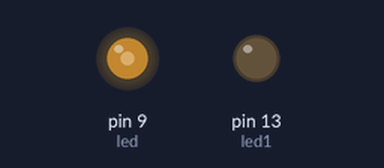
Bench run of a sketch on a simulated Arduino Uno, built with avr-gcc and run on an emulated ATmega328P. Parts: output pins drawn as LEDs (lit = HIGH).

Above: at 0.05 s.
At 6.55 s:
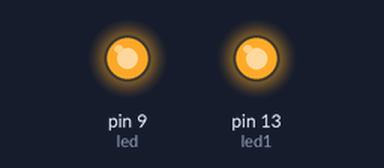
At 11.55 s:
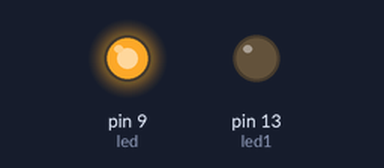
At 23.15 s:
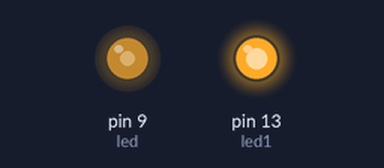
Timing chart, 0 to 30.6 s (numbered marks = the images above):
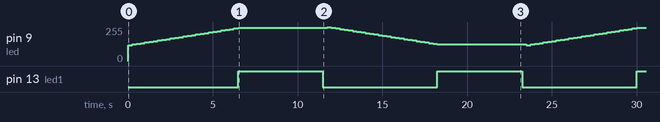

Measured:
- by itself, pin 13 (led1): alternates HIGH for 5.0 s and LOW for 6.8 s

The sketch:

fade_pwm_control3b.ino
```cpp
/*
 Fade this example shows how to fade an LED on pin 9
 using the analogWrite() function.
*/
/* http://playground.arduino.cc/Code/PwmFrequency
 * Divides a given PWM pin frequency by a divisor.
 *
 * The resulting frequency is equal to the base frequency divided by
 * the given divisor:
 *   - Base frequencies:
 *      o The base frequency for pins 3, 9, 10, and 11 is 31250 Hz.
 *      o The base frequency for pins 5 and 6 is 62500 Hz.
 *   - Divisors:
 *      o The divisors available on pins 5, 6, 9 and 10 are: 1, 8, 64,
 *        256, and 1024.
 *      o The divisors available on pins 3 and 11 are: 1, 8, 32, 64,
 *        128, 256, and 1024.
 *
 * PWM frequencies are tied together in pairs of pins. If one in a
 * pair is changed, the other is also changed to match:
 *   - Pins 5 and 6 are paired on timer0
 *   - Pins 9 and 10 are paired on timer1
 *   - Pins 3 and 11 are paired on timer2
 *
 * Note that this function will have side effects on anything else
 * that uses timers:
 *   - Changes on pins 3, 5, 6, or 11 may cause the delay() and
 *     millis() functions to stop working. Other timing-related
 *     functions may also be affected.
 *   - Changes on pins 9 or 10 will cause the Servo library to function
 *     incorrectly.
 *
 * Thanks to macegr of the Arduino forums for his documentation of the
 * PWM frequency divisors. His post can be viewed at:
 *   http://forum.arduino.cc/index.php?topic=16612#msg121031
 */

// Pin 13 has an LED connected on most Arduino boards.
// give it a name:
int led1= 13;

byte led = 9;          // the pin that the LED is attached to
int brightness = 120;    // how bright the LED is
int fadeAmount = 5;    // how many points to fade the LED by
int intarziere = 250;
int intarziere2 = 5000;

byte caz = 0;
/* for D9
   caz = 0;   divider = 1     frequency = 31250Hz
   caz = 1    divider = 8     frequency ~ 3910Hz
   caz = 2    divider = 64    frequency ~ 490Hz
   caz = 3    divider = 256   frequency = 122Hz
   caz = 4    divider = 1024  frequency = 30Hz
*/

// the setup routine runs once when you press reset:
void setup()  {
  // declare pin 9 to be an output:
  pinMode(led, OUTPUT);
    // initialize the digital pin as an output.
  pinMode(led1, OUTPUT);
  digitalWrite(led1, LOW);    // turn the LED off by making the voltage LOW
setPwmFrequency(9, 8); // set base frequency
}

// the loop routine runs over and over again forever:
void loop()  {

  // set the brightness of pin 9:
  analogWrite(led, brightness);

  // change the brightness for next time through the loop:
  brightness = brightness + fadeAmount;

  // reverse the direction of the fading at the ends of the fade:
  if ((brightness <= 120) || (brightness >= 255)) {
    fadeAmount = -fadeAmount ;
     digitalWrite(led1, HIGH);   // turn the LED on (HIGH is the voltage level)
    delay(intarziere2);
     digitalWrite(led1, LOW);    // turn the LED off by making the voltage LOW
/*
caz = caz + 1;
if (caz >4) caz = 0;
if (caz == 0) setPwmFrequency(9, 1);
if (caz == 1) setPwmFrequency(9, 8);
if (caz == 2) setPwmFrequency(9, 64);
if (caz == 3) setPwmFrequency(9, 256);
if (caz == 4) setPwmFrequency(9, 1024);
*/
  }
delay(intarziere);

}

void setPwmFrequency(int pin, int divisor) {
  byte mode;
  if(pin == 5 || pin == 6 || pin == 9 || pin == 10) {
    switch(divisor) {
      case 1: mode = 0x01; break;
      case 8: mode = 0x02; break;
      case 64: mode = 0x03; break;
      case 256: mode = 0x04; break;
      case 1024: mode = 0x05; break;
      default: return;
    }
    if(pin == 5 || pin == 6) {
      TCCR0B = TCCR0B & 0b11111000 | mode;
    } else {
      TCCR1B = TCCR1B & 0b11111000 | mode;
    }
  } else if(pin == 3 || pin == 11) {
    switch(divisor) {
      case 1: mode = 0x01; break;
      case 8: mode = 0x02; break;
      case 32: mode = 0x03; break;
      case 64: mode = 0x04; break;
      case 128: mode = 0x05; break;
      case 256: mode = 0x06; break;
      case 1024: mode = 0x7; break;
      default: return;
    }
    TCCR2B = TCCR2B & 0b11111000 | mode;
  }
}
```
